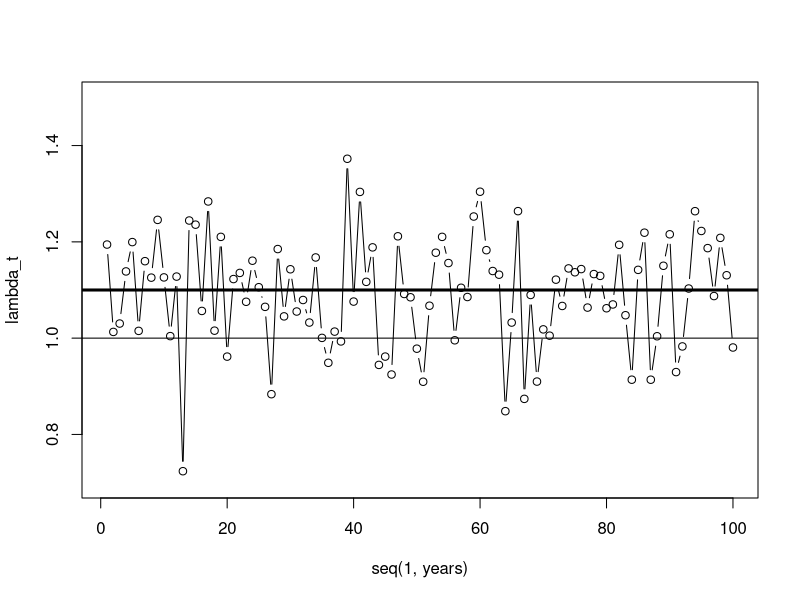
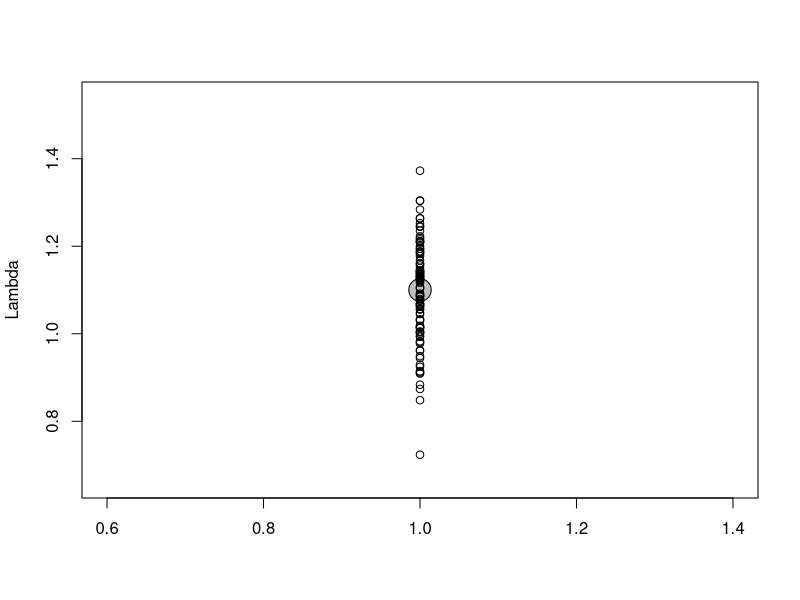
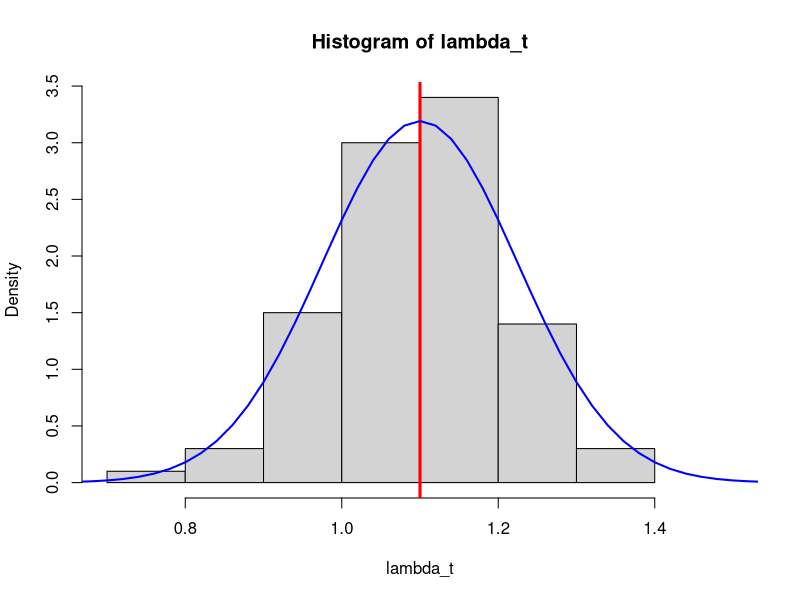
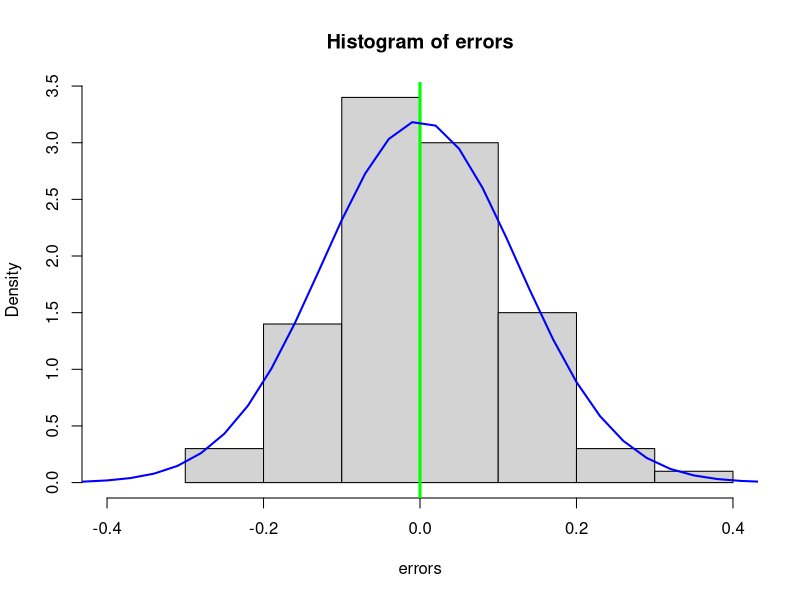

Recreate these plots in R, in order.
# Week 4 Lab Notes
# 2024-09-17

# This script provides another example showing the deterministic (B0 + B1 * X; what we expect to see for Y) and
# stochastic components (what we actually see, variation around the expected value) of a (very simple) generalized linear model
# using the example from the lecture on Kellner et al.'s discussion
# of using finite rate of population growth (lambda) to evaluate
# habitat suitability and quality.

# We will simulate annual values of lambda using an intercept-only
# GLM with Gaussian (normal) errors. When I say intercept-only, I
# mean that the deterministic component of our GLM (the expected
# value of lambda) is defined simply by a single value, i.e.,
# a single mean.

# Expected (mean) lambda
E_lambda <- 1.1 # population growing 10% from one time period to the next

# Number of years for which we wish to simulate lambda
years <- 100

# The amount of error or noise in our simulated values of lambda.
# This is also the standard deviation of the normal distribution
# which we will use to simulate values of lambda.
variability <- 0.125

# Now simulate lambda
lambda_t <- rnorm(years, # Number of simulated values
                  E_lambda, # The mean of this normal distribution, also our expected value of lambda
                  variability) # The SD of this normal distribution

# Plot our simulated values of lambda
plot(x = seq(1,years),
     y = lambda_t,
     type = "b",
     ylim = c(0.7,1.5))

# Add a horizontal line showing our mean or expected value of lambda
abline(h = E_lambda, lwd = 3)

# plot line at 1 to visualize what years our population declining 
abline(h = 1, lwd = 1)



# reminder: B0 = intercept; B1 = slope

# Remember how we illustrated expected values using the example of measuring our response variable (y) many times at a single value of our covariate (x). Our stochastic component of our GLM (the error term or error component) would describe the variation in these repeated samples.

# Lets illustrate this by plotting our expected value of lambda as a single point and plotting our simulated values of lambda over that point.

# we only have one site, multiple years

plot(x = 1,
     y = E_lambda,
     cex = 3,
     pch = 21,
     ylab = "Lambda",
     xlab = "",
     bg = "grey")
points(x = rep(1,years),
       y = lambda_t)

# if we reduce the variability, we see our simulated data closer to our mean (expected value of lambda)




# We can also show that information in a different form using a histogram. Lets create a histogram of our simulated lambda values

hist(lambda_t,
     xlim = c(0.7,1.5),
     freq = F)

# Now lets add a vertical red line showing our expected value of
# lambda
abline(v = E_lambda, lwd = 3, col = "red")

# We can add a curve over these points representing the normal distribution we have used to simulate these data
curve(dnorm(x, mean = E_lambda, sd = variability),
      from = 0, to = 2, add = T, lwd = 2, col = "blue")



# Finally, lets calculate our "errors" or residuals, defined as the difference between our simulated values and our expected value

errors <- E_lambda - lambda_t

hist(errors, xlim = c(-0.4,0.4),
     freq = F)
abline(v = 0, lwd = 3, col = "green")

# We can plot the same normal curve but this time specify the
# mean as zero since the mean of our errors in this example
# will be zero

curve(dnorm(x, mean = 0, sd = variability),
      from = -1, to = 2, add = T, lwd = 2, col = "blue")
